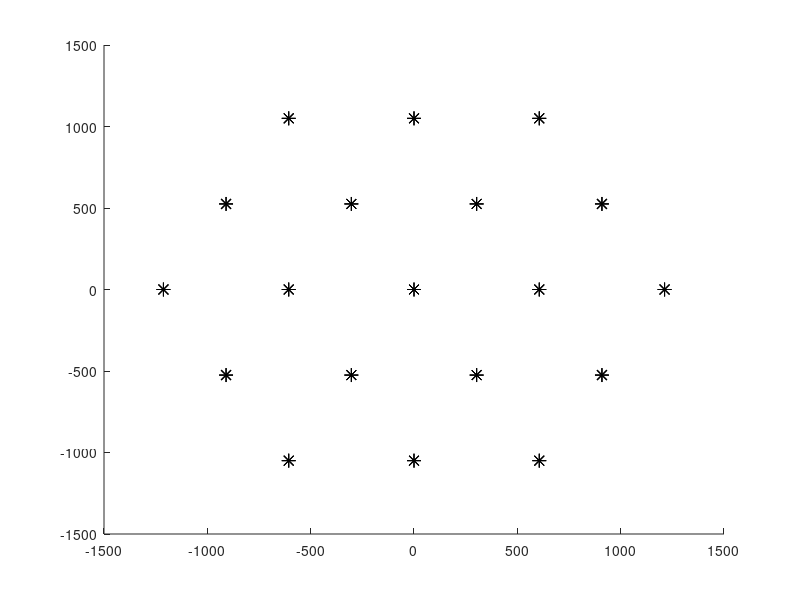
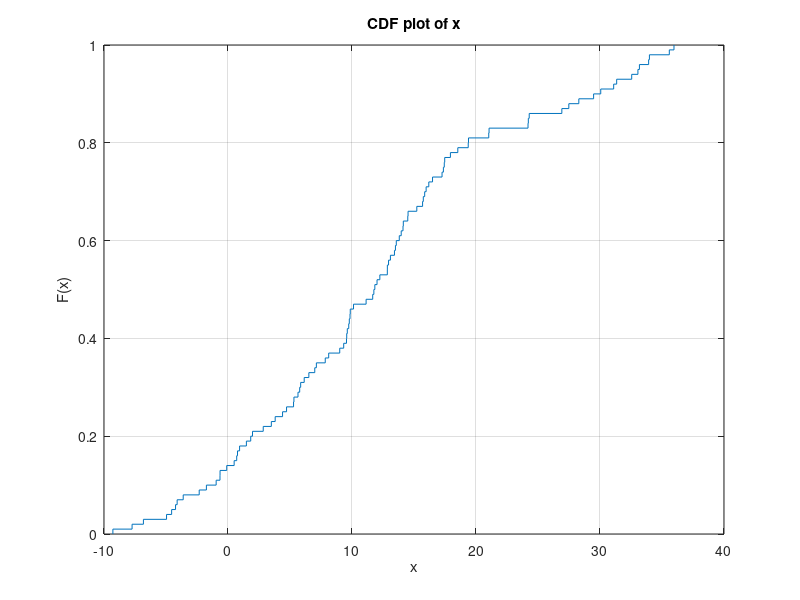

These charts were generated, in order, by the following MATLAB code: (Note: this script raises an error after producing the figures.)
    close all
load table400.dat
load uelocations.dat 
load bslocations.dat
% 
%  load antennalocations.dat
%  antennalocations=antennalocations(:,2:end);


%x=fileread('antennaArray.json');
%antennas=JSON.parse(x);
%antennalocations=[];
 
%for k=1:length(antennas)
%antennalocations(k,:)=[antennas{k}.SettingAAS.Centre.X antennas{k}.SettingAAS.Centre.Y];
%end

stable400=sortrows(table400,1);
rows=length(stable400);
stable400=[stable400 uelocations(1:rows,2) uelocations(1:rows,3) angle(uelocations(1:rows,2)+i*uelocations(1:rows,3))*180/pi];

figure
% sp=plot(stable400(:,10),stable400(:,11),'m.')
% for k=1:(length(bslocations)h3)
% plot(uelocations([1:400]+400*(k-1),2),uelocations([1:400]+400*(k-1),3),'.');
% hold all
% end


syssinr=stable400(find(stable400(:,7)<19),8);
% % FILTER positive SINR users only
%        stable400=stable400(find(stable400(:,8)>0),:);
%       stable400=stable400(find(stable400(:,8)<=10),:)
if length(syssinr)>0
      figure 
cdfplot(syssinr)
end

figure(1)
% [Nrows Ncols]=size(stable400);
% NUEsPerCell=100;
% cell=3;
% uerows=[1:NUEsPerCell]+NUEsPerCell*(cell-1);
% stable400(Nrows,Ncols+3)=0;
% for indx=1:Nrows
%     findx=find(uelocations(:,1)==stable400(indx,1));
%     extracols=[uelocations(findx,2:3) radtodeg(angle(uelocations(findx,2)+i*uelocations(findx,3)))];
%     
%     stable400(indx,Ncols+1:Ncols+3)=extracols;
% end
% 
hold on;

plot(bslocations(:,2),bslocations(:,3),'*k','MarkerSize',10)
hold on;
plot(antennalocations(:,1),antennalocations(:,2),'Or','MarkerSize',10) 

% stable400=stable400(1:500,:);
bestbsid=stable400(:,7);

drawPolyGon(complex(bslocations(:,2),bslocations(:,3)),500);
drawPolyGon(complex(antennalocations(:,1),antennalocations(:,2)),500,'b');
 

nSectors=3; 
nCells=length(bslocations)/nSectors;
% nCells=length(bslocations)/3
hold on;
k=0:nCells-1;
selectedUEs0=find((bestbsid>=k(1)).*(bestbsid<=k(end)));
sec0ues=stable400(selectedUEs0,10:11);
k=k+nCells;
selectedUEs1=find((bestbsid>=k(1)).*(bestbsid<=k(end)));
sec1ues=stable400(selectedUEs1,10:11);
k=k+nCells;
selectedUEs2=find((bestbsid>=k(1)).*(bestbsid<=k(end)));
sec2ues=stable400(selectedUEs2,10:11);
h=plot(sec0ues(:,1),sec0ues(:,2),'r*');hold on
 plot(sec1ues(:,1),sec1ues(:,2),'k*');hold on
 plot(sec2ues(:,1),sec2ues(:,2),'b*');hold on
 legend 'sec0','sec1','sec2'
% 
% figure 

k=k+nCells;
selectedUEs0=find((bestbsid>=k(1)).*(bestbsid<=k(end)));
sec0ues= stable400(selectedUEs0,10:11);
k=k+nCells;
selectedUEs1=find((bestbsid>=k(1)).*(bestbsid<=k(end)));
sec1ues=stable400(selectedUEs1,10:11);
k=k+nCells;
selectedUEs2=find((bestbsid>=k(1)).*(bestbsid<=k(end)));
sec2ues=stable400(selectedUEs2,10:11);

h=plot(sec0ues(:,1),sec0ues(:,2),'m*');hold on
 plot(sec1ues(:,1),sec1ues(:,2),'g*');hold on
 plot(sec2ues(:,1),sec2ues(:,2),'c*');hold on
 legend 'sec00','sec01','sec02'


grid on